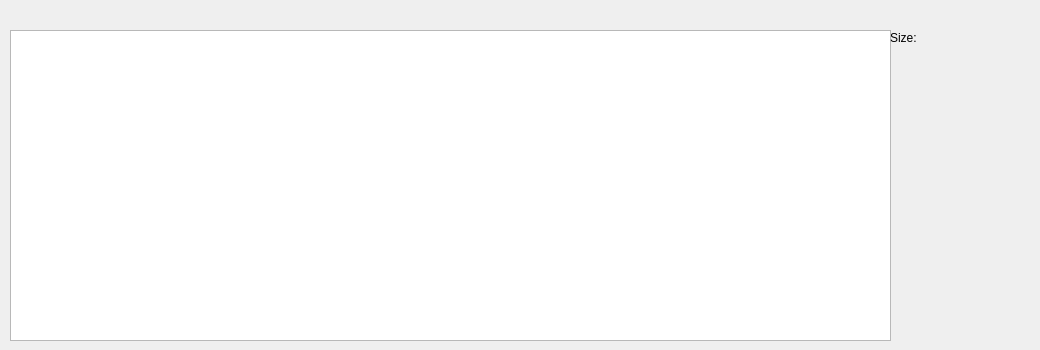
        <widget class="QWidget" name="greatestDistanceCenter">
         <attribute name="title">
          <string>Greatest Center Field</string>
         </attribute>
         <widget class="QTableWidget" name="teamTableWidget_9">
          <property name="geometry">
           <rect>
            <x>10</x>
            <y>30</y>
            <width>881</width>
            <height>311</height>
           </rect>
          </property>
          <property name="minimumSize">
           <size>
            <width>741</width>
            <height>0</height>
           </size>
          </property>
          <property name="maximumSize">
           <size>
            <width>16777215</width>
            <height>311</height>
           </size>
          </property>
          <attribute name="horizontalHeaderDefaultSectionSize">
           <number>293</number>
          </attribute>
          <attribute name="horizontalHeaderMinimumSectionSize">
           <number>100</number>
          </attribute>
         </widget>
         <widget class="QLabel" name="label_17">
          <property name="geometry">
           <rect>
            <x>890</x>
            <y>30</y>
            <width>111</width>
            <height>16</height>
           </rect>
          </property>
          <property name="text">
           <string>Size:</string>
          </property>
         </widget>
         <widget class="QLabel" name="label_27">
          <property name="geometry">
           <rect>
            <x>920</x>
            <y>30</y>
            <width>111</width>
            <height>16</height>
           </rect>
          </property>
          <property name="text">
           <string/>
          </property>
         </widget>
        </widget>
